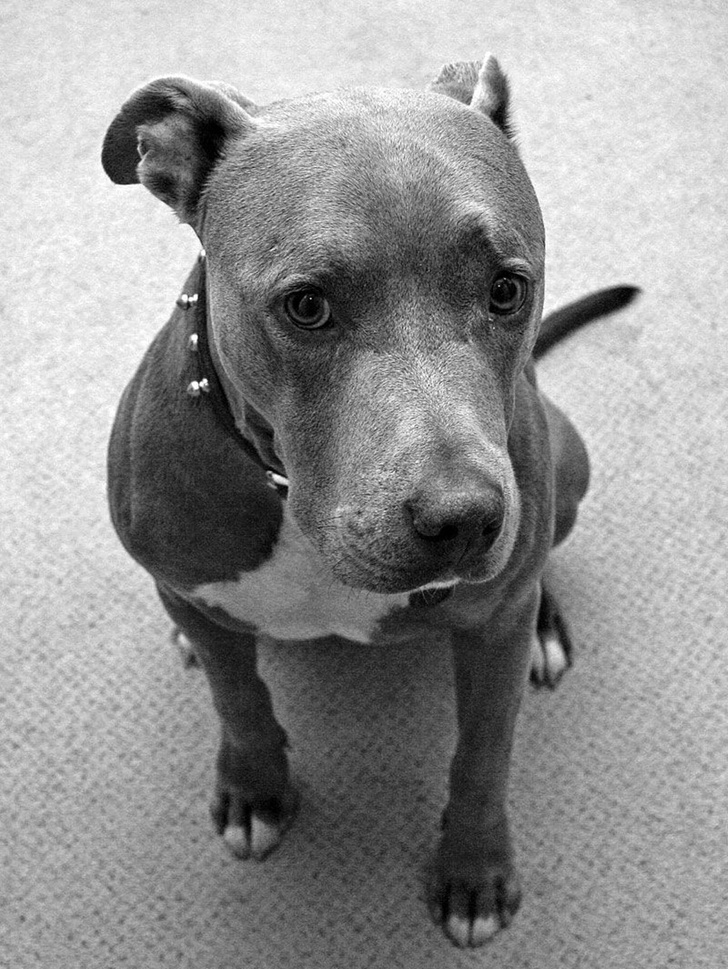
#> input picture CS131_homework/hw6_release/pitbull.jpg, 728 x 969 px, shrunk from 1280 x 1704 before the run
$ python compression.py   (older library calls are emulated)
#> lines starting #> are read from the running program, lines starting #| are printed output that depends on the picture
from __future__ import division
import numpy as np
# Setup
from time import time
from collections import defaultdict

import numpy as np
import matplotlib.pyplot as plt
from matplotlib import rc
from skimage import io

plt.rcParams['figure.figsize'] = (15.0, 12.0)  # set default size of plots
plt.rcParams['image.interpolation'] = 'nearest'
plt.rcParams['image.cmap'] = 'gray'


def compress_image(image, num_values):
    """Compress an image using SVD and keeping the top `num_values` singular values.

    Args:
        image: numpy array of shape (H, W)
        num_values: number of singular values to keep

    Returns:
        compressed_image: numpy array of shape (H, W) containing the compressed image
        compressed_size: size of the compressed image
    """
    compressed_image = None
    compressed_size = 0

    # YOUR CODE HERE
    # Steps:
    #     1. Get SVD of the image
    #     2. Only keep the top `num_values` singular values, and compute `compressed_image`
    #     3. Compute the compressed size
    H, W = image.shape
    u, s, v = np.linalg.svd(image)
    s1 = np.zeros((H, W))
    for i in range(num_values):
        s1[i][i] = s[i]
    compressed_image = np.dot(u, s1)
    compressed_image = np.dot(compressed_image, v)
    # compressed_image = np.dot(compress_image, v)
    compressed_size = (H + W + 1) * num_values
    pass
    # END YOUR CODE

    assert compressed_image.shape == image.shape, \
        "Compressed image and original image don't have the same shape"

    assert compressed_size > 0, "Don't forget to compute compressed_size"

    return compressed_image, compressed_size


image = io.imread('pitbull.jpg', as_grey=True)
#> image is the input picture: shape (969, 728) float64; min 0, max 1, mean 0.58
n_values = [10, 50, 100]

for n in n_values:
    # Compress the image using `n` singular values
    compressed_image, compressed_size = compress_image(image, n)
    print(n)

    compression_ratio = compressed_size / image.size

    print("Data size (original): %d" % (image.size))
    print("Data size (compressed): %d" % compressed_size)
    print("Compression ratio: %.3f" % (compression_ratio))

    plt.imshow(compressed_image, cmap='gray')
    title = "n = %s" % n
    plt.title(title)
    plt.axis('off')
    plt.show()
#> this loop made 3 passes
#> (compressed_size, compression_ratio) on passes 1 to 3: (16980, 0.0241), (84900, 0.12), (169800, 0.241)
#| Data size (compressed): 16980
#| Compression ratio: 0.024
#| Data size (compressed): 84900
#| Compression ratio: 0.120
#| Data size (compressed): 169800
#| Compression ratio: 0.241
#> pass 1, in compress_image, `u, s, v = np.linalg.svd(image)`:
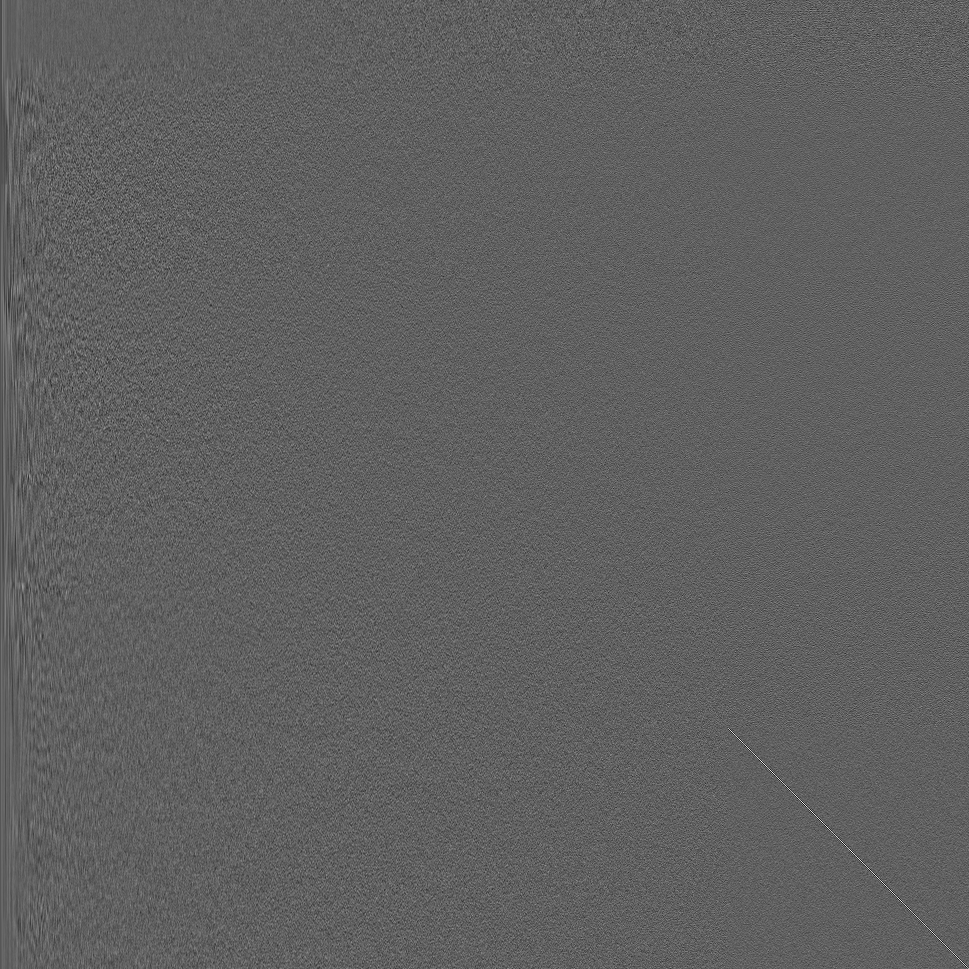
#> u: shape (969, 969) float64; min -0.247, max 0.405, mean -2.72e-05; drawn with min black and max white
#> pass 1, in compress_image, `u, s, v = np.linalg.svd(image)`:
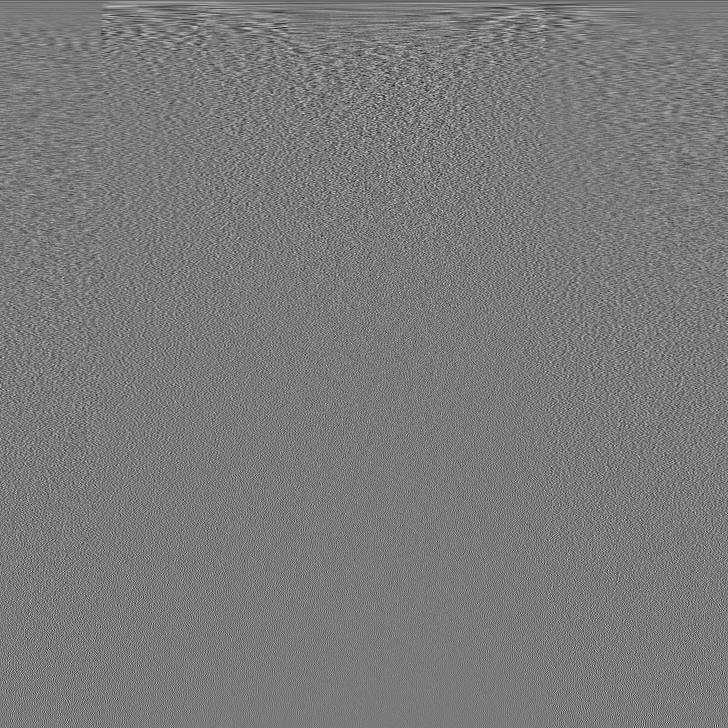
#> v: shape (728, 728) float64; min -0.243, max 0.26, mean -4.82e-05; drawn with min black and max white
#> pass 1, in compress_image, `compressed_image = np.dot(u, s1)`:
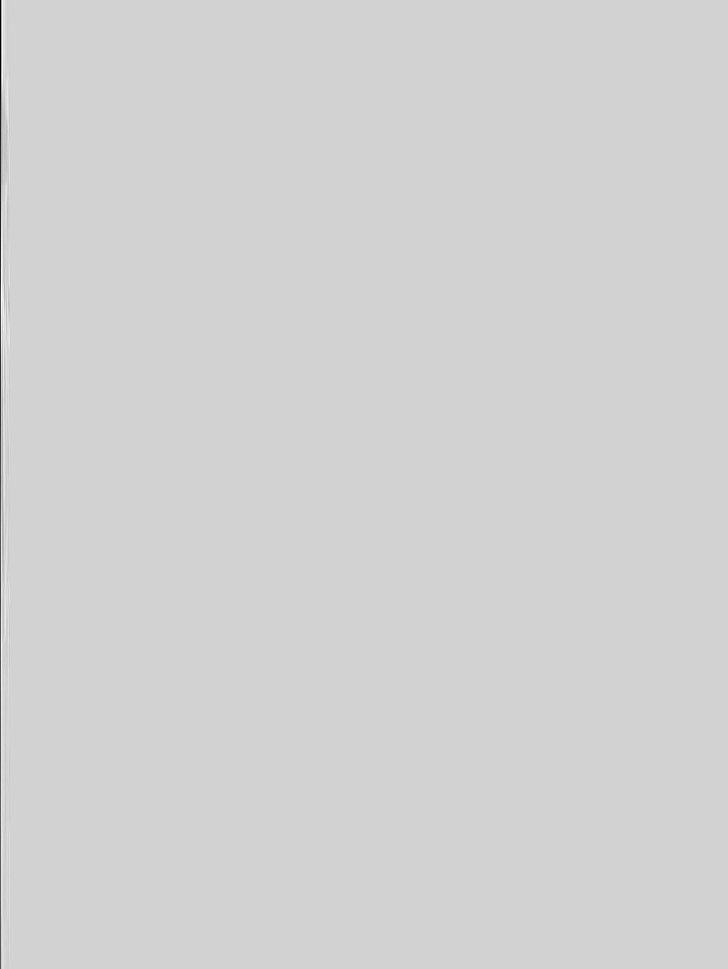
#> compressed_image: shape (969, 728) float64; min -23.17, max 4.85, mean -0.022; drawn with min black and max white
#> pass 1, in compress_image, `compressed_image = np.dot(compressed_image, v)`:
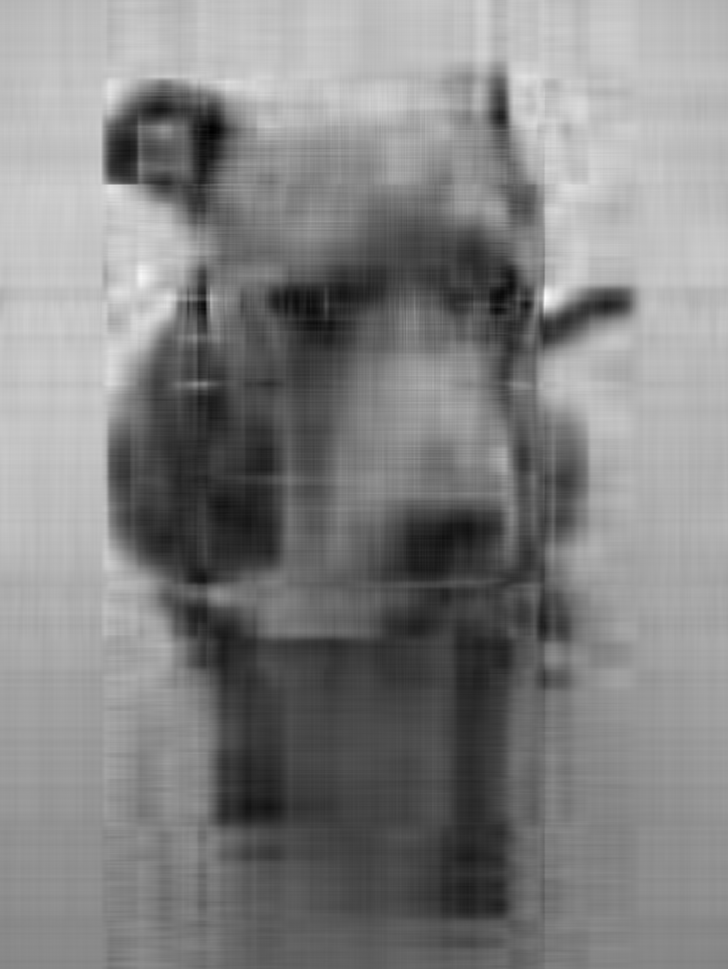
#> compressed_image: shape (969, 728) float64; min -0.0702, max 1.19, mean 0.58; drawn with min black and max white
#> pass 2, `plt.show()`:
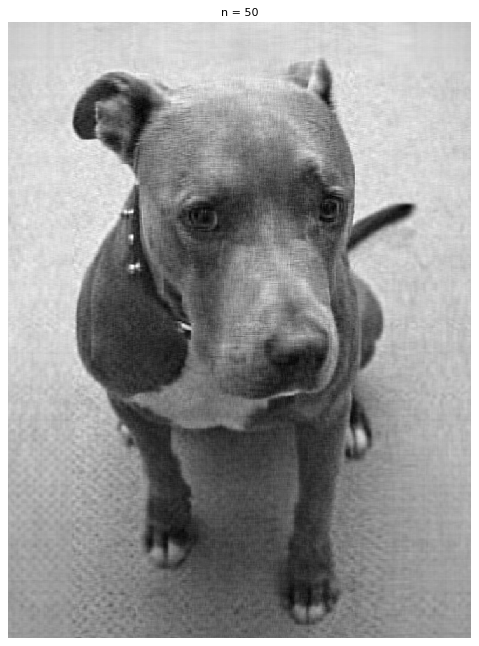
#> figure drawn by matplotlib, 1 panel
